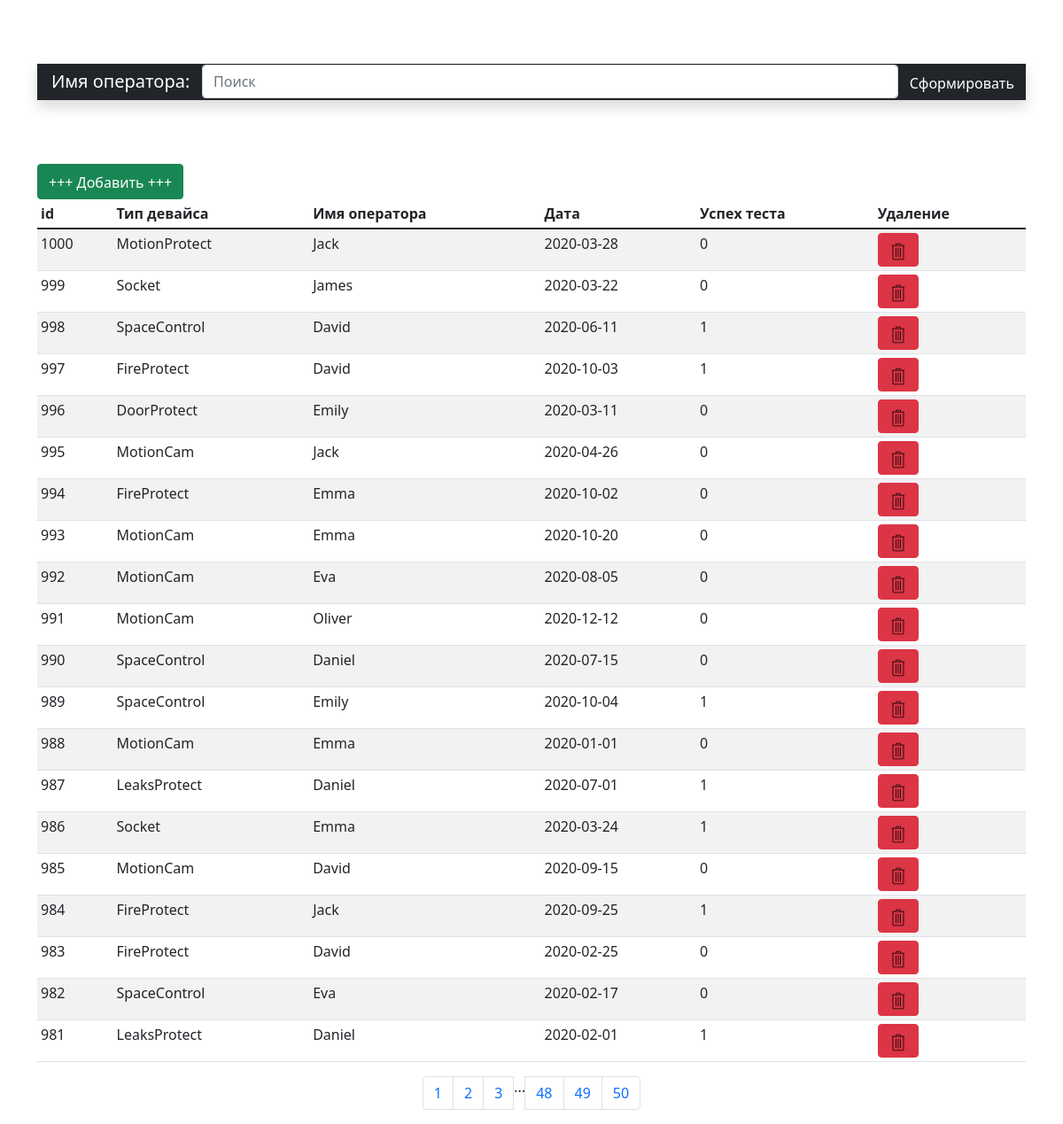
The page / on the database its author committed.
### main.py (models this page shows, shortened)
class MyBase(db.Model):
    id = db.Column(db.Integer, primary_key=True)
    device_type = db.Column(db.String(100), nullable=False)
    name = db.Column(db.String(50), nullable=False)
    date = db.Column(db.DateTime, default=datetime.utcnow)
    success = db.Column(db.Integer)

### main.py (the view)
@app.route('/', methods=('POST', 'GET'))
@app.route('/<int:page_num>', methods=('POST', 'GET'))
def index(page_num=1):
    try:
        tabel_all = MyBase.query.order_by(MyBase.id.desc()).paginate(per_page=20, page=page_num, error_out=True)
        return render_template('index.html', tabel_all=tabel_all)
    except:
        return 'Ошибка чтения из БД в /'

### templates/index.html (shortened to what this page needs)
{% extends 'base.html' %}
{% block body %}
<br><br><br>
<form method="post" action="{{ url_for('result') }}"
      class="navbar navbar-dark sticky-top bg-dark flex-md-nowrap p-0 shadow">
    <div class="navbar-brand col-md-3 col-lg-2 me-0 px-3"><font style="vertical-align: inherit;"><font
            style="vertical-align: inherit;">Имя оператора:</font></font></div>
    <input class="form-control form-control-dark w-100" name="name" type="text" placeholder="Поиск" aria-label="Поиск">
    <div class="navbar-nav">
        <div class="nav-item text-nowrap">
            <button class="btn btn-dark" type="submit"><font style="vertical-align: inherit;"><font
                    style="vertical-align: inherit;">Сформировать</font></font></button>
        </div>
    </div>
</form>
<br><br><br>
<a href="{{ url_for('create') }}" class="btn btn-success"><font style="vertical-align: inherit;"><font
        style="vertical-align: inherit;">+++ Добавить +++</font></font></a>
<div class="table-responsive">
    <table class="table table-striped table-sm">
        <thead>
        <tr>
            <th scope="col"><font style="vertical-align: inherit;"><font
                    style="vertical-align: inherit;">id</font></font></th>
            <th scope="col"><font style="vertical-align: inherit;"><font style="vertical-align: inherit;">Тип
                девайса</font></font></th>
            <th scope="col"><font style="vertical-align: inherit;"><font style="vertical-align: inherit;">Имя
                оператора</font></font></th>
            <th scope="col"><font style="vertical-align: inherit;"><font
                    style="vertical-align: inherit;">Дата</font></font></th>
            <th scope="col"><font style="vertical-align: inherit;"><font style="vertical-align: inherit;">Успех
                теста</font></font></th>
            <th scope="col"><font style="vertical-align: inherit;"><font
                    style="vertical-align: inherit;">Удаление</font></font></th>
        </tr>
        </thead>
        <tbody>
        {% for foo in tabel_all.items %}
        <tr>
            <td><font style="vertical-align: inherit;"><font style="vertical-align: inherit;">{{ foo.id
                }}</font></font></td>
            <td><font style="vertical-align: inherit;"><font style="vertical-align: inherit;">{{ foo.device_type
                }}</font></font></td>
            <td><font style="vertical-align: inherit;"><font style="vertical-align: inherit;">{{ foo.name
                }}</font></font>
            </td>
            <td><font style="vertical-align: inherit;"><font style="vertical-align: inherit;">{{ foo.date.date()
                }}</font></font>
            </td>
            <td><font style="vertical-align: inherit;"><font style="vertical-align: inherit;">{{ foo.success
                }}</font></font></td>
            <td><a class="btn btn-danger" href="/delete/{{ foo.id }}"><img class="img_del_tab"
                                                                           src="/static/images/delete.svg" alt="clear"></a>
            </td>
        </tr>
        {% endfor %}
        </tbody>
    </table>
    <nav aria-label="Page navigation example">
        <ul class="pagination justify-content-center">
            {% for page in tabel_all.iter_pages(left_edge=3, right_edge=3, left_current=3, right_current=3) %}
            {% if page %}
            <li class="page-item"><a class="page-link" href="{{ url_for('index', page_num=page) }}">{{ page }}</a></li>
            {% else %}
            ...
            {% endif %}
            {% endfor %}
        </ul>
    </nav>
</div>
{% endblock %}

### templates/base.html (shortened to what this page needs)
<!doctype html>
<html lang="en">
<head>
    <link type="text/css" href="{{ url_for('static', filename='css/style.css') }}" rel="stylesheet">
    <link rel="stylesheet" href="https://cdn.jsdelivr.net/npm/bootstrap@5.1.3/dist/css/bootstrap.min.css">
</head>
<body>
<div class="container">
    {% block body %}{% endblock %}
</div>
</body>

### static/css/style.css (style rules this page uses)
.img_del_tab { margin: 0 auto; max-height: 20px; background-size: auto auto; }

### rows shown on the page
MyBase: id "1000", device_type "MotionProtect", name "Jack", date "2020-03-28", success "0"
MyBase: id "999", device_type "Socket", name "James", date "2020-03-22", success "0"
MyBase: id "998", device_type "SpaceControl", name "David", date "2020-06-11", success "1"
MyBase: id "997", device_type "FireProtect", name "David", date "2020-10-03", success "1"
MyBase: id "996", device_type "DoorProtect", name "Emily", date "2020-03-11", success "0"
MyBase: id "995", device_type "MotionCam", name "Jack", date "2020-04-26", success "0"
MyBase: id "994", device_type "FireProtect", name "Emma", date "2020-10-02", success "0"
MyBase: id "993", device_type "MotionCam", name "Emma", date "2020-10-20", success "0"
MyBase: id "992", device_type "MotionCam", name "Eva", date "2020-08-05", success "0"
MyBase: id "991", device_type "MotionCam", name "Oliver", date "2020-12-12", success "0"
MyBase: id "990", device_type "SpaceControl", name "Daniel", date "2020-07-15", success "0"
MyBase: id "989", device_type "SpaceControl", name "Emily", date "2020-10-04", success "1"
MyBase: id "988", device_type "MotionCam", name "Emma", date "2020-01-01", success "0"
MyBase: id "987", device_type "LeaksProtect", name "Daniel", date "2020-07-01", success "1"
MyBase: id "986", device_type "Socket", name "Emma", date "2020-03-24", success "1"
MyBase: id "985", device_type "MotionCam", name "David", date "2020-09-15", success "0"
MyBase: id "984", device_type "FireProtect", name "Jack", date "2020-09-25", success "1"
MyBase: id "983", device_type "FireProtect", name "David", date "2020-02-25", success "0"
MyBase: id "982", device_type "SpaceControl", name "Eva", date "2020-02-17", success "0"
MyBase: id "981", device_type "LeaksProtect", name "Daniel", date "2020-02-01", success "1"

### other values the page prints
{{ page }} "1" "2" "3" "48" "49" "50"
